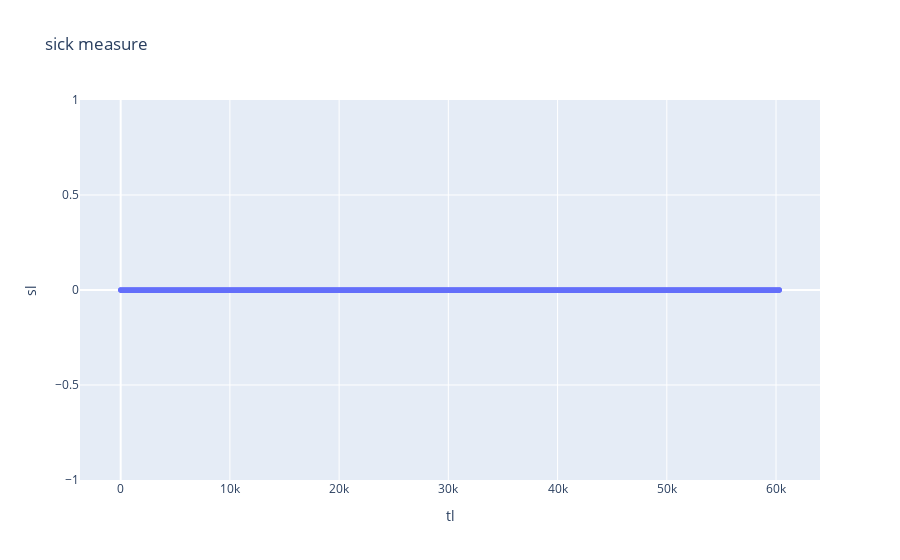

Notebook cell for this chart:
### Code cell
import plotly.express as px
fig=px.line(df, x="tl", y="sl", title="sick measure", labels="ax", markers=True)
# fig =fig.add_scatter(x=df["tl"], y=df["yl"], mode="lines+markers")
# fig.update_layout( showlegend=True)
fig.show()

### Figure 1 — Plotly figure (JSON) as saved in the notebook; plotly's stock layout.template omitted (floating-point values rounded to 4 significant figures; data arrays with more than 128 entries replaced by an {"elided": "..."} marker saying what was removed)
{"data": [{"hovertemplate": "tl=%{x}<br>sl=%{y}<extra></extra>", "legendgroup": "", "line": {"color": "#636efa", "dash": "solid"}, "marker": {"symbol": "circle"}, "mode": "markers+lines", "name": "", "showlegend": false, "type": "scattergl", "x": {"elided": "14500 int values"}, "xaxis": "x", "y": {"elided": "14500 int values"}, "yaxis": "y"}], "layout": {"legend": {"tracegroupgap": 0}, "title": {"text": "sick measure"}, "xaxis": {"anchor": "y", "domain": [0, 1], "title": {"text": "tl"}}, "yaxis": {"anchor": "x", "domain": [0, 1], "title": {"text": "sl"}}}}
